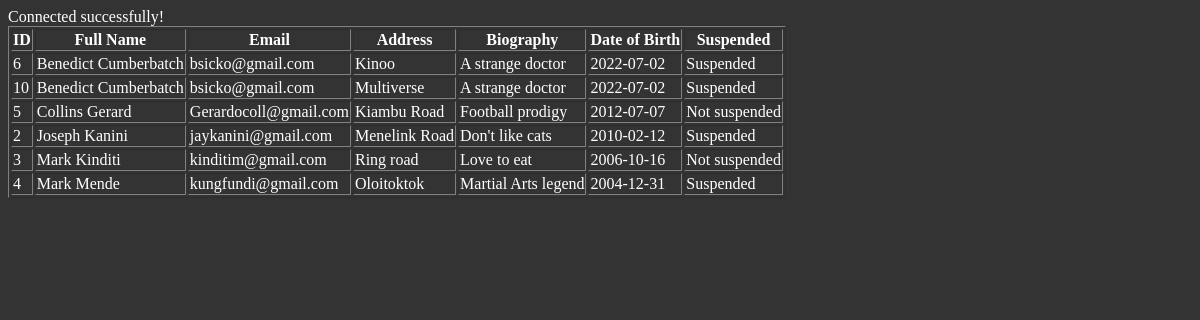
/processes/ViewAuthors.php, run on the app's committed database.
### tables this page shows
CREATE TABLE `authorstb` (
  `AuthorId` int(11) NOT NULL,
  `AuthorFullName` varchar(255) NOT NULL,
  `AuthorEmail` varchar(100) NOT NULL,
  `AuthorAddress` varchar(255) NOT NULL,
  `AuthorBiography` longtext NOT NULL,
  `AuthorDateOfBirth` date NOT NULL,
  `AuthorSuspended` tinyint(1) NOT NULL
);

### processes/ViewAuthors.php (the view, shortened to what this page needs)
<!DOCTYPE html>
<html lang="en">
<head>
    <link rel="stylesheet" href="../style.css">
</head>
<body>
    <?php
    include '../configs/DbConn.php';
    $sql = "SELECT * FROM authorstb ORDER BY AuthorFullName";
    $result = $DbConn->query($sql);
    if ($result) {
        if ($result->rowCount() > 0) {
            echo "<table border='1'>";
            echo "<tr><th>ID</th><th>Full Name</th><th>Email</th><th>Address</th><th>Biography</th><th>Date of Birth</th><th>Suspended</th></tr>";
            foreach ($result as $row) {
                echo "<tr>";
                echo "<td>" . $row['AuthorId'] . "</td>";
                echo "<td>" . $row['AuthorFullName'] . "</td>";
                echo "<td>" . $row['AuthorEmail'] . "</td>";
                echo "<td>" . $row['AuthorAddress'] . "</td>";
                echo "<td>" . $row['AuthorBiography'] . "</td>";
                echo "<td>" . $row['AuthorDateOfBirth'] . "</td>";
                echo "<td>" . ($row['AuthorSuspended'] == 1 ? 'Suspended' : 'Not suspended') . "</td>";
                echo "</tr>";
            }
            echo "</table>";
        } else {
            echo "No records found in the database.";
        }
    } else {
        echo "Error fetching data: " . $DbConn->errorInfo()[2];
    }
    ?>
</body>
</html>

### style.css (style rules this page uses)
body { background-color: #333; color: white; }

### data on the page
authorstb: AuthorId "6", AuthorFullName "Benedict Cumberbatch", AuthorEmail "bsicko@gmail.com", AuthorAddress "Kinoo", AuthorBiography "A strange doctor", AuthorDateOfBirth "2022-07-02", AuthorSuspended "Suspended"
authorstb: AuthorId "10", AuthorFullName "Benedict Cumberbatch", AuthorEmail "bsicko@gmail.com", AuthorAddress "Multiverse", AuthorBiography "A strange doctor", AuthorDateOfBirth "2022-07-02", AuthorSuspended "Suspended"
authorstb: AuthorId "5", AuthorFullName "Collins Gerard", AuthorEmail "Gerardocoll@gmail.com", AuthorAddress "Kiambu Road", AuthorBiography "Football prodigy", AuthorDateOfBirth "2012-07-07", AuthorSuspended "Not suspended"
authorstb: AuthorId "2", AuthorFullName "Joseph Kanini", AuthorEmail "jaykanini@gmail.com", AuthorAddress "Menelink Road", AuthorBiography "Don't like cats", AuthorDateOfBirth "2010-02-12", AuthorSuspended "Suspended"
authorstb: AuthorId "3", AuthorFullName "Mark Kinditi", AuthorEmail "kinditim@gmail.com", AuthorAddress "Ring road", AuthorBiography "Love to eat", AuthorDateOfBirth "2006-10-16", AuthorSuspended "Not suspended"
authorstb: AuthorId "4", AuthorFullName "Mark Mende", AuthorEmail "kungfundi@gmail.com", AuthorAddress "Oloitoktok", AuthorBiography "Martial Arts legend", AuthorDateOfBirth "2004-12-31", AuthorSuspended "Suspended"
